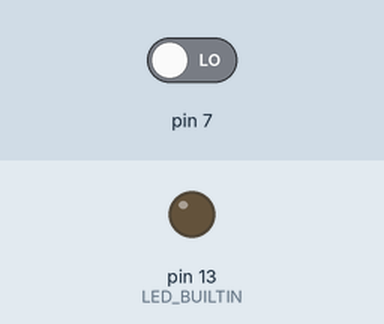
Simulated run of this sketch. Board: Arduino Uno, built with avr-gcc and run on an emulated ATmega328P. Parts: output pins drawn as LEDs (lit = HIGH). The inputs (shaded band) are chosen by the test bench; at power-on: pin 7 LOW.

Above: at 1.2 s.
1.3 s: pin 7 driven HIGH
At 2.2 s:
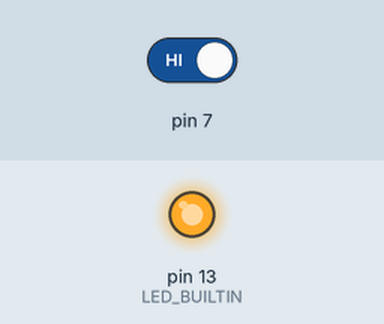
2.8 s: pin 7 driven LOW
At 3.4 s:
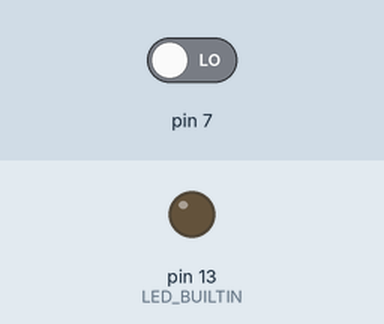
Timing chart, 0 to 5.8 s (numbered marks = the images above; inputs shaded):
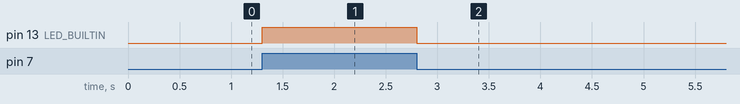

The sketch:

01-Uno.ino
```cpp
void setup() {
  pinMode(LED_BUILTIN, OUTPUT);
  pinMode(7, INPUT);
}

void loop() {
  digitalWrite(LED_BUILTIN, digitalRead(7));
}
```

Measured:
- after the input at 1.3 s, pin 13 (LED_BUILTIN): LOW → HIGH at once
- after the input at 2.8 s, pin 13 (LED_BUILTIN): HIGH → LOW at once
